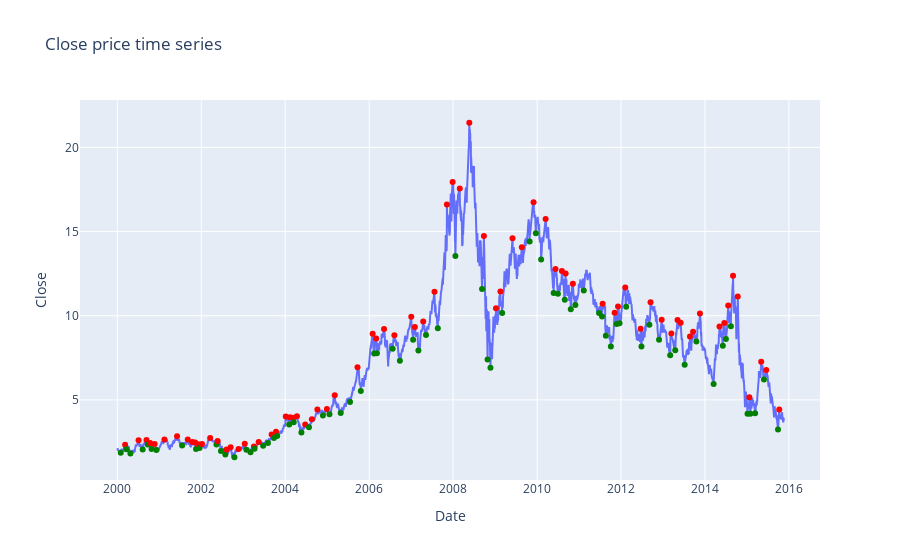

The notebook cell this image was saved under:
### Markdown cell above
After that, we can plot another line chart containing the new information. The green dots are local minimums and indicate a buying spot, while the red ones are local maximums and represent a selling spot.

### Code cell
for c in range(len(train_df)):
    target_value = train_df.iloc[c]['target']
    if target_value == 0:
        fig.add_trace(go.Scatter(x=[train_df.iloc[c].name], y=[train_df.iloc[c]['Close']], mode='markers', marker=dict(color='Green'), showlegend=False))
    if target_value == 1:
        fig.add_trace(go.Scatter(x=[train_df.iloc[c].name], y=[train_df.iloc[c]['Close']], mode='markers', marker=dict(color='Red'), showlegend=False))
    else:
        continue

fig

### Figure 1 — Plotly figure (JSON) as saved in the notebook; plotly's stock layout.template omitted (floating-point values rounded to 4 significant figures; data arrays with more than 128 entries replaced by an {"elided": "..."} marker saying what was removed)
{"data": [{"mode": "lines", "showlegend": false, "type": "scatter", "x": {"elided": "4010 str values"}, "y": {"elided": "4010 float values"}}, {"marker": {"color": "Green"}, "mode": "markers", "showlegend": false, "type": "scatter", "x": ["2000-01-31T00:00:00"], "y": [1.858]}, {"marker": {"color": "Red"}, "mode": "markers", "showlegend": false, "type": "scatter", "x": ["2000-03-09T00:00:00"], "y": [2.33]}, {"marker": {"color": "Green"}, "mode": "markers", "showlegend": false, "type": "scatter", "x": ["2000-03-20T00:00:00"], "y": [2.071]}, {"marker": {"color": "Green"}, "mode": "markers", "showlegend": false, "type": "scatter", "x": ["2000-04-24T00:00:00"], "y": [1.821]}, {"marker": {"color": "Red"}, "mode": "markers", "showlegend": false, "type": "scatter", "x": ["2000-07-04T00:00:00"], "y": [2.604]}, {"marker": {"color": "Green"}, "mode": "markers", "showlegend": false, "type": "scatter", "x": ["2000-08-09T00:00:00"], "y": [2.051]}, {"marker": {"color": "Red"}, "mode": "markers", "showlegend": false, "type": "scatter", "x": ["2000-09-11T00:00:00"], "y": [2.622]}, {"marker": {"color": "Green"}, "mode": "markers", "showlegend": false, "type": "scatter", "x": ["2000-09-22T00:00:00"], "y": [2.344]}, {"marker": {"color": "Red"}, "mode": "markers", "showlegend": false, "type": "scatter", "x": ["2000-10-13T00:00:00"], "y": [2.442]}, {"marker": {"color": "Green"}, "mode": "markers", "showlegend": false, "type": "scatter", "x": ["2000-10-25T00:00:00"], "y": [2.085]}, {"marker": {"color": "Red"}, "mode": "markers", "showlegend": false, "type": "scatter", "x": ["2000-11-21T00:00:00"], "y": [2.379]}, {"marker": {"color": "Green"}, "mode": "markers", "showlegend": false, "type": "scatter", "x": ["2000-12-06T00:00:00"], "y": [2.03]}, {"marker": {"color": "Red"}, "mode": "markers", "showlegend": false, "type": "scatter", "x": ["2001-02-14T00:00:00"], "y": [2.65]}, {"marker": {"color": "Red"}, "mode": "markers", "showlegend": false, "type": "scatter", "x": ["2001-06-04T00:00:00"], "y": [2.841]}, {"marker": {"color": "Green"}, "mode": "markers", "showlegend": false, "type": "scatter", "x": ["2001-07-18T00:00:00"], "y": [2.295]}, {"marker": {"color": "Red"}, "mode": "markers", "showlegend": false, "type": "scatter", "x": ["2001-09-05T00:00:00"], "y": [2.64]}, {"marker": {"color": "Red"}, "mode": "markers", "showlegend": false, "type": "scatter", "x": ["2001-10-15T00:00:00"], "y": [2.504]}, {"marker": {"color": "Red"}, "mode": "markers", "showlegend": false, "type": "scatter", "x": ["2001-11-09T00:00:00"], "y": [2.462]}, {"marker": {"color": "Green"}, "mode": "markers", "showlegend": false, "type": "scatter", "x": ["2001-11-16T00:00:00"], "y": [2.085]}, {"marker": {"color": "Red"}, "mode": "markers", "showlegend": false, "type": "scatter", "x": ["2001-12-05T00:00:00"], "y": [2.363]}, {"marker": {"color": "Green"}, "mode": "markers", "showlegend": false, "type": "scatter", "x": ["2001-12-17T00:00:00"], "y": [2.144]}, {"marker": {"color": "Red"}, "mode": "markers", "showlegend": false, "type": "scatter", "x": ["2002-01-07T00:00:00"], "y": [2.385]}, {"marker": {"color": "Red"}, "mode": "markers", "showlegend": false, "type": "scatter", "x": ["2002-03-19T00:00:00"], "y": [2.743]}, {"marker": {"color": "Green"}, "mode": "markers", "showlegend": false, "type": "scatter", "x": ["2002-05-13T00:00:00"], "y": [2.353]}, {"marker": {"color": "Red"}, "mode": "markers", "showlegend": false, "type": "scatter", "x": ["2002-05-23T00:00:00"], "y": [2.563]}, {"marker": {"color": "Green"}, "mode": "markers", "showlegend": false, "type": "scatter", "x": ["2002-06-21T00:00:00"], "y": [1.959]}, {"marker": {"color": "Green"}, "mode": "markers", "showlegend": false, "type": "scatter", "x": ["2002-07-29T00:00:00"], "y": [1.762]}, {"marker": {"color": "Red"}, "mode": "markers", "showlegend": false, "type": "scatter", "x": ["2002-08-09T00:00:00"], "y": [2.049]}, {"marker": {"color": "Red"}, "mode": "markers", "showlegend": false, "type": "scatter", "x": ["2002-09-13T00:00:00"], "y": [2.186]}, {"marker": {"color": "Green"}, "mode": "markers", "showlegend": false, "type": "scatter", "x": ["2002-10-16T00:00:00"], "y": [1.593]}, {"marker": {"color": "Red"}, "mode": "markers", "showlegend": false, "type": "scatter", "x": ["2002-11-21T00:00:00"], "y": [2.081]}, {"marker": {"color": "Red"}, "mode": "markers", "showlegend": false, "type": "scatter", "x": ["2003-01-14T00:00:00"], "y": [2.392]}, {"marker": {"color": "Green"}, "mode": "markers", "showlegend": false, "type": "scatter", "x": ["2003-01-28T00:00:00"], "y": [2.033]}, {"marker": {"color": "Green"}, "mode": "markers", "showlegend": false, "type": "scatter", "x": ["2003-03-05T00:00:00"], "y": [1.894]}, {"marker": {"color": "Red"}, "mode": "markers", "showlegend": false, "type": "scatter", "x": ["2003-04-04T00:00:00"], "y": [2.232]}, {"marker": {"color": "Green"}, "mode": "markers", "showlegend": false, "type": "scatter", "x": ["2003-04-09T00:00:00"], "y": [2.099]}, {"marker": {"color": "Red"}, "mode": "markers", "showlegend": false, "type": "scatter", "x": ["2003-05-15T00:00:00"], "y": [2.504]}, {"marker": {"color": "Green"}, "mode": "markers", "showlegend": false, "type": "scatter", "x": ["2003-06-23T00:00:00"], "y": [2.272]}, {"marker": {"color": "Green"}, "mode": "markers", "showlegend": false, "type": "scatter", "x": ["2003-08-04T00:00:00"], "y": [2.44]}, {"marker": {"color": "Red"}, "mode": "markers", "showlegend": false, "type": "scatter", "x": ["2003-09-05T00:00:00"], "y": [2.951]}, {"marker": {"color": "Green"}, "mode": "markers", "showlegend": false, "type": "scatter", "x": ["2003-09-25T00:00:00"], "y": [2.743]}, {"marker": {"color": "Red"}, "mode": "markers", "showlegend": false, "type": "scatter", "x": ["2003-10-13T00:00:00"], "y": [3.109]}, {"marker": {"color": "Green"}, "mode": "markers", "showlegend": false, "type": "scatter", "x": ["2003-10-23T00:00:00"], "y": [2.854]}, {"marker": {"color": "Red"}, "mode": "markers", "showlegend": false, "type": "scatter", "x": ["2004-01-06T00:00:00"], "y": [4.015]}, {"marker": {"color": "Green"}, "mode": "markers", "showlegend": false, "type": "scatter", "x": ["2004-02-05T00:00:00"], "y": [3.542]}, {"marker": {"color": "Red"}, "mode": "markers", "showlegend": false, "type": "scatter", "x": ["2004-02-11T00:00:00"], "y": [3.969]}, {"marker": {"color": "Red"}, "mode": "markers", "showlegend": false, "type": "scatter", "x": ["2004-03-09T00:00:00"], "y": [3.933]}, {"marker": {"color": "Green"}, "mode": "markers", "showlegend": false, "type": "scatter", "x": ["2004-03-15T00:00:00"], "y": [3.678]}, {"marker": {"color": "Red"}, "mode": "markers", "showlegend": false, "type": "scatter", "x": ["2004-04-12T00:00:00"], "y": [4.029]}, {"marker": {"color": "Green"}, "mode": "markers", "showlegend": false, "type": "scatter", "x": ["2004-05-21T00:00:00"], "y": [3.06]}, {"marker": {"color": "Red"}, "mode": "markers", "showlegend": false, "type": "scatter", "x": ["2004-06-23T00:00:00"], "y": [3.537]}, {"marker": {"color": "Green"}, "mode": "markers", "showlegend": false, "type": "scatter", "x": ["2004-07-26T00:00:00"], "y": [3.369]}, {"marker": {"color": "Red"}, "mode": "markers", "showlegend": false, "type": "scatter", "x": ["2004-08-20T00:00:00"], "y": [3.854]}, {"marker": {"color": "Red"}, "mode": "markers", "showlegend": false, "type": "scatter", "x": ["2004-10-07T00:00:00"], "y": [4.423]}, {"marker": {"color": "Green"}, "mode": "markers", "showlegend": false, "type": "scatter", "x": ["2004-11-24T00:00:00"], "y": [4.079]}, {"marker": {"color": "Red"}, "mode": "markers", "showlegend": false, "type": "scatter", "x": ["2004-12-29T00:00:00"], "y": [4.456]}, {"marker": {"color": "Green"}, "mode": "markers", "showlegend": false, "type": "scatter", "x": ["2005-01-20T00:00:00"], "y": [4.14]}, {"marker": {"color": "Red"}, "mode": "markers", "showlegend": false, "type": "scatter", "x": ["2005-03-07T00:00:00"], "y": [5.269]}, {"marker": {"color": "Green"}, "mode": "markers", "showlegend": false, "type": "scatter", "x": ["2005-04-28T00:00:00"], "y": [4.227]}, {"marker": {"color": "Green"}, "mode": "markers", "showlegend": false, "type": "scatter", "x": ["2005-07-18T00:00:00"], "y": [4.88]}, {"marker": {"color": "Red"}, "mode": "markers", "showlegend": false, "type": "scatter", "x": ["2005-09-21T00:00:00"], "y": [6.939]}, {"marker": {"color": "Green"}, "mode": "markers", "showlegend": false, "type": "scatter", "x": ["2005-10-20T00:00:00"], "y": [5.524]}, {"marker": {"color": "Red"}, "mode": "markers", "showlegend": false, "type": "scatter", "x": ["2006-01-31T00:00:00"], "y": [8.937]}, {"marker": {"color": "Green"}, "mode": "markers", "showlegend": false, "type": "scatter", "x": ["2006-02-13T00:00:00"], "y": [7.758]}, {"marker": {"color": "Red"}, "mode": "markers", "showlegend": false, "type": "scatter", "x": ["2006-03-03T00:00:00"], "y": [8.652]}, {"marker": {"color": "Green"}, "mode": "markers", "showlegend": false, "type": "scatter", "x": ["2006-03-09T00:00:00"], "y": [7.777]}, {"marker": {"color": "Red"}, "mode": "markers", "showlegend": false, "type": "scatter", "x": ["2006-05-10T00:00:00"], "y": [9.211]}, {"marker": {"color": "Green"}, "mode": "markers", "showlegend": false, "type": "scatter", "x": ["2006-07-24T00:00:00"], "y": [8.034]}, {"marker": {"color": "Red"}, "mode": "markers", "showlegend": false, "type": "scatter", "x": ["2006-08-08T00:00:00"], "y": [8.847]}, {"marker": {"color": "Green"}, "mode": "markers", "showlegend": false, "type": "scatter", "x": ["2006-09-25T00:00:00"], "y": [7.327]}, {"marker": {"color": "Red"}, "mode": "markers", "showlegend": false, "type": "scatter", "x": ["2007-01-02T00:00:00"], "y": [9.945]}, {"marker": {"color": "Green"}, "mode": "markers", "showlegend": false, "type": "scatter", "x": ["2007-01-18T00:00:00"], "y": [8.567]}, {"marker": {"color": "Red"}, "mode": "markers", "showlegend": false, "type": "scatter", "x": ["2007-02-02T00:00:00"], "y": [9.334]}, {"marker": {"color": "Green"}, "mode": "markers", "showlegend": false, "type": "scatter", "x": ["2007-03-05T00:00:00"], "y": [7.939]}, {"marker": {"color": "Red"}, "mode": "markers", "showlegend": false, "type": "scatter", "x": ["2007-04-16T00:00:00"], "y": [9.66]}, {"marker": {"color": "Green"}, "mode": "markers", "showlegend": false, "type": "scatter", "x": ["2007-05-10T00:00:00"], "y": [8.852]}, {"marker": {"color": "Red"}, "mode": "markers", "showlegend": false, "type": "scatter", "x": ["2007-07-23T00:00:00"], "y": [11.43]}, {"marker": {"color": "Green"}, "mode": "markers", "showlegend": false, "type": "scatter", "x": ["2007-08-21T00:00:00"], "y": [9.258]}, {"marker": {"color": "Red"}, "mode": "markers", "showlegend": false, "type": "scatter", "x": ["2007-11-08T00:00:00"], "y": [16.61]}, {"marker": {"color": "Red"}, "mode": "markers", "showlegend": false, "type": "scatter", "x": ["2007-12-28T00:00:00"], "y": [17.95]}, {"marker": {"color": "Green"}, "mode": "markers", "showlegend": false, "type": "scatter", "x": ["2008-01-21T00:00:00"], "y": [13.55]}, {"marker": {"color": "Red"}, "mode": "markers", "showlegend": false, "type": "scatter", "x": ["2008-02-28T00:00:00"], "y": [17.56]}, {"marker": {"color": "Red"}, "mode": "markers", "showlegend": false, "type": "scatter", "x": ["2008-05-21T00:00:00"], "y": [21.46]}, {"marker": {"color": "Green"}, "mode": "markers", "showlegend": false, "type": "scatter", "x": ["2008-09-09T00:00:00"], "y": [11.59]}, {"marker": {"color": "Red"}, "mode": "markers", "showlegend": false, "type": "scatter", "x": ["2008-09-25T00:00:00"], "y": [14.74]}, {"marker": {"color": "Green"}, "mode": "markers", "showlegend": false, "type": "scatter", "x": ["2008-10-27T00:00:00"], "y": [7.402]}, {"marker": {"color": "Green"}, "mode": "markers", "showlegend": false, "type": "scatter", "x": ["2008-11-21T00:00:00"], "y": [6.904]}, {"marker": {"color": "Red"}, "mode": "markers", "showlegend": false, "type": "scatter", "x": ["2009-01-08T00:00:00"], "y": [10.44]}, {"marker": {"color": "Red"}, "mode": "markers", "showlegend": false, "type": "scatter", "x": ["2009-02-16T00:00:00"], "y": [11.43]}, {"marker": {"color": "Green"}, "mode": "markers", "showlegend": false, "type": "scatter", "x": ["2009-03-03T00:00:00"], "y": [10.16]}, {"marker": {"color": "Red"}, "mode": "markers", "showlegend": false, "type": "scatter", "x": ["2009-06-01T00:00:00"], "y": [14.6]}, {"marker": {"color": "Red"}, "mode": "markers", "showlegend": false, "type": "scatter", "x": ["2009-08-21T00:00:00"], "y": [14.07]}, {"marker": {"color": "Green"}, "mode": "markers", "showlegend": false, "type": "scatter", "x": ["2009-10-28T00:00:00"], "y": [14.41]}, {"marker": {"color": "Red"}, "mode": "markers", "showlegend": false, "type": "scatter", "x": ["2009-12-01T00:00:00"], "y": [16.75]}, {"marker": {"color": "Green"}, "mode": "markers", "showlegend": false, "type": "scatter", "x": ["2009-12-21T00:00:00"], "y": [14.9]}, {"marker": {"color": "Green"}, "mode": "markers", "showlegend": false, "type": "scatter", "x": ["2010-02-05T00:00:00"], "y": [13.34]}, {"marker": {"color": "Red"}, "mode": "markers", "showlegend": false, "type": "scatter", "x": ["2010-03-16T00:00:00"], "y": [15.75]}, {"marker": {"color": "Green"}, "mode": "markers", "showlegend": false, "type": "scatter", "x": ["2010-05-25T00:00:00"], "y": [11.35]}, {"marker": {"color": "Red"}, "mode": "markers", "showlegend": false, "type": "scatter", "x": ["2010-06-10T00:00:00"], "y": [12.78]}, {"marker": {"color": "Green"}, "mode": "markers", "showlegend": false, "type": "scatter", "x": ["2010-07-01T00:00:00"], "y": [11.31]}, {"marker": {"color": "Red"}, "mode": "markers", "showlegend": false, "type": "scatter", "x": ["2010-08-05T00:00:00"], "y": [12.66]}, {"marker": {"color": "Green"}, "mode": "markers", "showlegend": false, "type": "scatter", "x": ["2010-08-30T00:00:00"], "y": [10.95]}, {"marker": {"color": "Red"}, "mode": "markers", "showlegend": false, "type": "scatter", "x": ["2010-09-06T00:00:00"], "y": [12.51]}, {"marker": {"color": "Green"}, "mode": "markers", "showlegend": false, "type": "scatter", "x": ["2010-10-21T00:00:00"], "y": [10.39]}, {"marker": {"color": "Red"}, "mode": "markers", "showlegend": false, "type": "scatter", "x": ["2010-11-08T00:00:00"], "y": [11.9]}, {"marker": {"color": "Green"}, "mode": "markers", "showlegend": false, "type": "scatter", "x": ["2010-11-30T00:00:00"], "y": [10.63]}, {"marker": {"color": "Green"}, "mode": "markers", "showlegend": false, "type": "scatter", "x": ["2011-02-11T00:00:00"], "y": [11.5]}, {"marker": {"color": "Green"}, "mode": "markers", "showlegend": false, "type": "scatter", "x": ["2011-06-24T00:00:00"], "y": [10.17]}, {"marker": {"color": "Green"}, "mode": "markers", "showlegend": false, "type": "scatter", "x": ["2011-07-20T00:00:00"], "y": [9.948]}, {"marker": {"color": "Red"}, "mode": "markers", "showlegend": false, "type": "scatter", "x": ["2011-07-25T00:00:00"], "y": [10.71]}, {"marker": {"color": "Green"}, "mode": "markers", "showlegend": false, "type": "scatter", "x": ["2011-08-22T00:00:00"], "y": [8.812]}, {"marker": {"color": "Green"}, "mode": "markers", "showlegend": false, "type": "scatter", "x": ["2011-10-05T00:00:00"], "y": [8.167]}, {"marker": {"color": "Red"}, "mode": "markers", "showlegend": false, "type": "scatter", "x": ["2011-11-07T00:00:00"], "y": [10.17]}, {"marker": {"color": "Green"}, "mode": "markers", "showlegend": false, "type": "scatter", "x": ["2011-11-25T00:00:00"], "y": [9.509]}, {"marker": {"color": "Red"}, "mode": "markers", "showlegend": false, "type": "scatter", "x": ["2011-12-06T00:00:00"], "y": [10.55]}, {"marker": {"color": "Green"}, "mode": "markers", "showlegend": false, "type": "scatter", "x": ["2011-12-19T00:00:00"], "y": [9.559]}, {"marker": {"color": "Red"}, "mode": "markers", "showlegend": false, "type": "scatter", "x": ["2012-02-07T00:00:00"], "y": [11.68]}, {"marker": {"color": "Green"}, "mode": "markers", "showlegend": false, "type": "scatter", "x": ["2012-02-15T00:00:00"], "y": [10.54]}, {"marker": {"color": "Red"}, "mode": "markers", "showlegend": false, "type": "scatter", "x": ["2012-06-20T00:00:00"], "y": [9.222]}, {"marker": {"color": "Green"}, "mode": "markers", "showlegend": false, "type": "scatter", "x": ["2012-06-27T00:00:00"], "y": [8.174]}, {"marker": {"color": "Green"}, "mode": "markers", "showlegend": false, "type": "scatter", "x": ["2012-09-04T00:00:00"], "y": [9.467]}, {"marker": {"color": "Red"}, "mode": "markers", "showlegend": false, "type": "scatter", "x": ["2012-09-14T00:00:00"], "y": [10.8]}, {"marker": {"color": "Green"}, "mode": "markers", "showlegend": false, "type": "scatter", "x": ["2012-11-27T00:00:00"], "y": [8.578]}, {"marker": {"color": "Red"}, "mode": "markers", "showlegend": false, "type": "scatter", "x": ["2012-12-20T00:00:00"], "y": [9.755]}, {"marker": {"color": "Green"}, "mode": "markers", "showlegend": false, "type": "scatter", "x": ["2013-03-04T00:00:00"], "y": [7.646]}, {"marker": {"color": "Red"}, "mode": "markers", "showlegend": false, "type": "scatter", "x": ["2013-03-14T00:00:00"], "y": [8.939]}, {"marker": {"color": "Green"}, "mode": "markers", "showlegend": false, "type": "scatter", "x": ["2013-04-17T00:00:00"], "y": [7.957]}, {"marker": {"color": "Red"}, "mode": "markers", "showlegend": false, "type": "scatter", "x": ["2013-05-07T00:00:00"], "y": [9.74]}, {"marker": {"color": "Red"}, "mode": "markers", "showlegend": false, "type": "scatter", "x": ["2013-06-03T00:00:00"], "y": [9.584]}, {"marker": {"color": "Green"}, "mode": "markers", "showlegend": false, "type": "scatter", "x": ["2013-07-08T00:00:00"], "y": [7.085]}, {"marker": {"color": "Red"}, "mode": "markers", "showlegend": false, "type": "scatter", "x": ["2013-08-23T00:00:00"], "y": [8.762]}, {"marker": {"color": "Red"}, "mode": "markers", "showlegend": false, "type": "scatter", "x": ["2013-09-19T00:00:00"], "y": [9.05]}, {"marker": {"color": "Green"}, "mode": "markers", "showlegend": false, "type": "scatter", "x": ["2013-10-18T00:00:00"], "y": [8.474]}, {"marker": {"color": "Red"}, "mode": "markers", "showlegend": false, "type": "scatter", "x": ["2013-11-18T00:00:00"], "y": [10.13]}, {"marker": {"color": "Green"}, "mode": "markers", "showlegend": false, "type": "scatter", "x": ["2014-03-17T00:00:00"], "y": [5.937]}, {"marker": {"color": "Red"}, "mode": "markers", "showlegend": false, "type": "scatter", "x": ["2014-05-07T00:00:00"], "y": [9.358]}, {"marker": {"color": "Green"}, "mode": "markers", "showlegend": false, "type": "scatter", "x": ["2014-06-05T00:00:00"], "y": [8.219]}, {"marker": {"color": "Red"}, "mode": "markers", "showlegend": false, "type": "scatter", "x": ["2014-06-18T00:00:00"], "y": [9.569]}, {"marker": {"color": "Green"}, "mode": "markers", "showlegend": false, "type": "scatter", "x": ["2014-07-02T00:00:00"], "y": [8.622]}, {"marker": {"color": "Red"}, "mode": "markers", "showlegend": false, "type": "scatter", "x": ["2014-07-22T00:00:00"], "y": [10.6]}, {"marker": {"color": "Green"}, "mode": "markers", "showlegend": false, "type": "scatter", "x": ["2014-08-14T00:00:00"], "y": [9.368]}, {"marker": {"color": "Red"}, "mode": "markers", "showlegend": false, "type": "scatter", "x": ["2014-09-02T00:00:00"], "y": [12.37]}, {"marker": {"color": "Red"}, "mode": "markers", "showlegend": false, "type": "scatter", "x": ["2014-10-13T00:00:00"], "y": [11.15]}, {"marker": {"color": "Green"}, "mode": "markers", "showlegend": false, "type": "scatter", "x": ["2015-01-06T00:00:00"], "y": [4.17]}, {"marker": {"color": "Red"}, "mode": "markers", "showlegend": false, "type": "scatter", "x": ["2015-01-22T00:00:00"], "y": [5.152]}, {"marker": {"color": "Green"}, "mode": "markers", "showlegend": false, "type": "scatter", "x": ["2015-01-30T00:00:00"], "y": [4.18]}, {"marker": {"color": "Green"}, "mode": "markers", "showlegend": false, "type": "scatter", "x": ["2015-03-13T00:00:00"], "y": [4.2]}, {"marker": {"color": "Red"}, "mode": "markers", "showlegend": false, "type": "scatter", "x": ["2015-05-05T00:00:00"], "y": [7.268]}, {"marker": {"color": "Green"}, "mode": "markers", "showlegend": false, "type": "scatter", "x": ["2015-05-29T00:00:00"], "y": [6.21]}, {"marker": {"color": "Red"}, "mode": "markers", "showlegend": false, "type": "scatter", "x": ["2015-06-18T00:00:00"], "y": [6.774]}, {"marker": {"color": "Green"}, "mode": "markers", "showlegend": false, "type": "scatter", "x": ["2015-09-28T00:00:00"], "y": [3.243]}, {"marker": {"color": "Red"}, "mode": "markers", "showlegend": false, "type": "scatter", "x": ["2015-10-09T00:00:00"], "y": [4.432]}], "layout": {"title": {"text": "Close price time series"}, "xaxis": {"title": {"text": "Date"}}, "yaxis": {"title": {"text": "Close"}}}}
